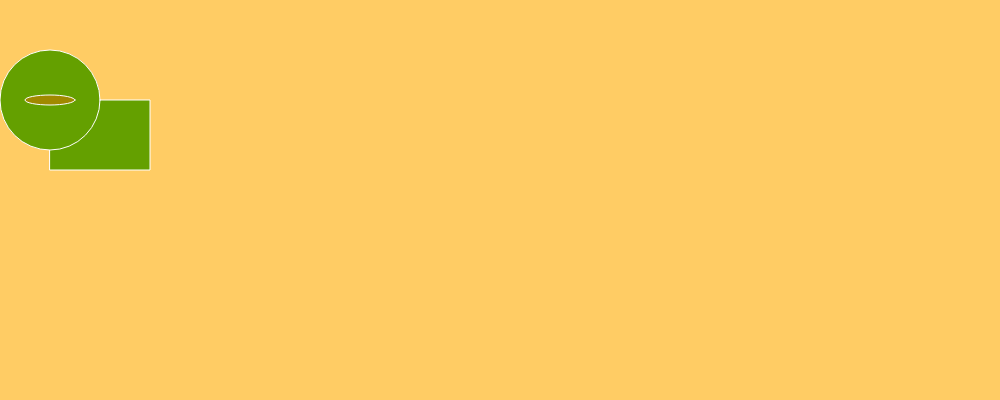
Frame 1 (no input)
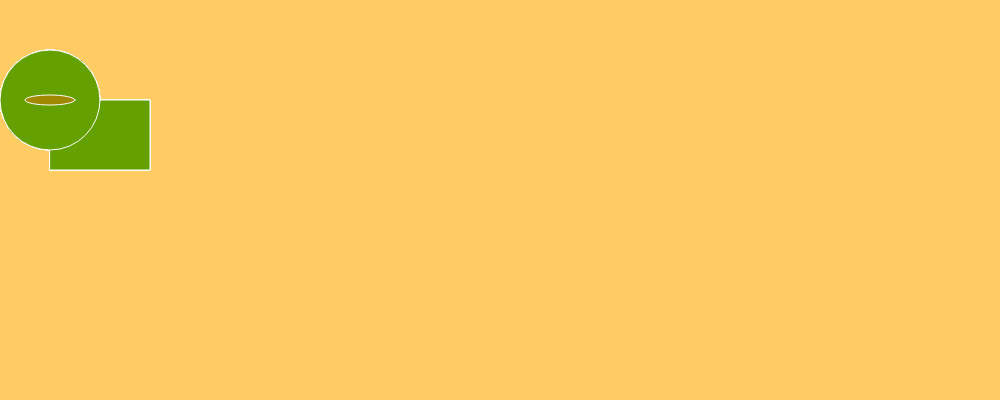
Frame 60 (no input)
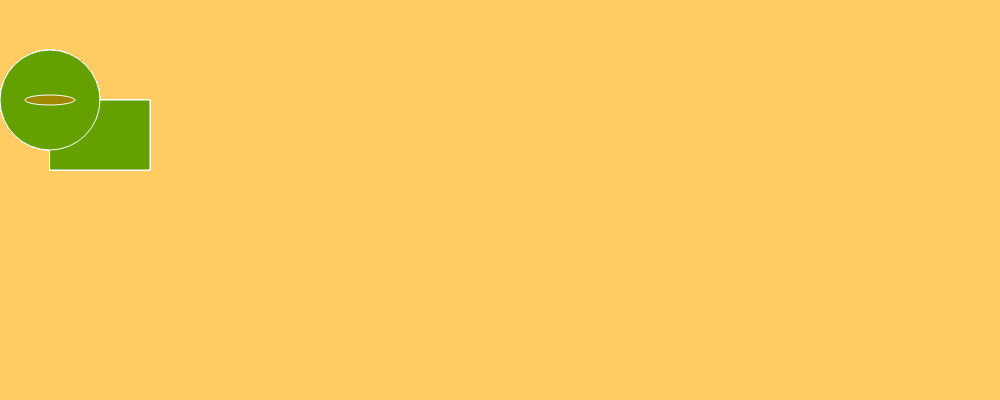
Frame 120 (the mouse pressed at the canvas centre since frame 60)

The p5.js sketch that drew these frames (run headless with seeded random() and noise() and a simulated clock; from frame 60 on, the mouse is pressed at the canvas centre):

// p5.js sketch
// ── sketch.js
function setup() {
  createCanvas(1000, 400);
  background(255, 204, 100);
}

function draw() {
  
  stroke(255);
  fill(100, 160, 0);
  rect(50, 100, 100, 70);
  
  
  //this is a triangle
  //noStroke();
  //fill(240, 30, 224, 50);
  //triangle(150, 60, 100, 60, 100, 250);
  
  //this is a circle
  //ellipseMode(CORNER);
  ellipse(50, 100, 100, 100);
  
  fill(2000, 100, 0, 98);
  ellipse(50, 100, 50, 10);
  
  //stroke(255);
  //line(50, 100, 1000, 0);
  //line(1000, 0, 0, 400);
  
}
